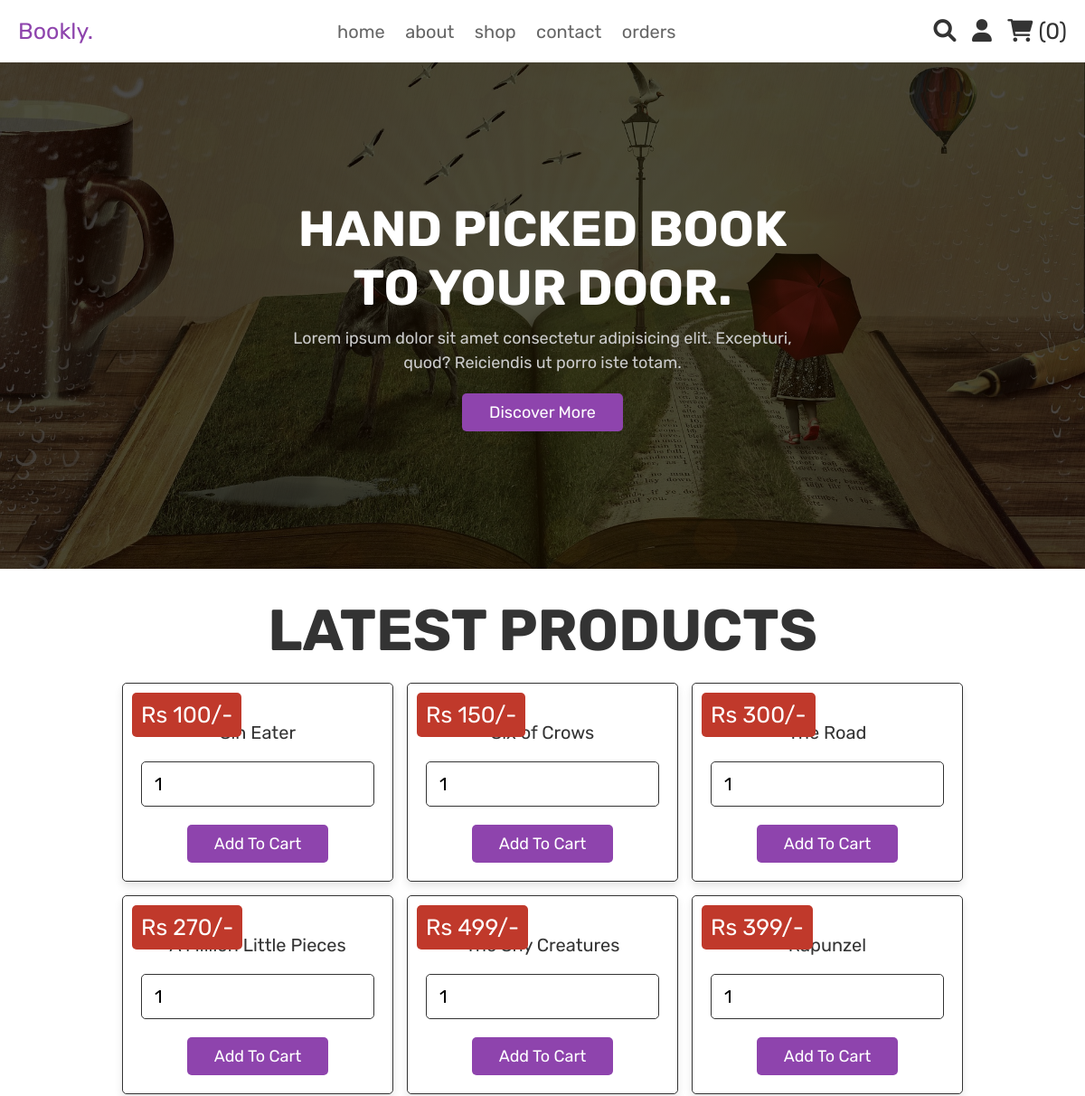
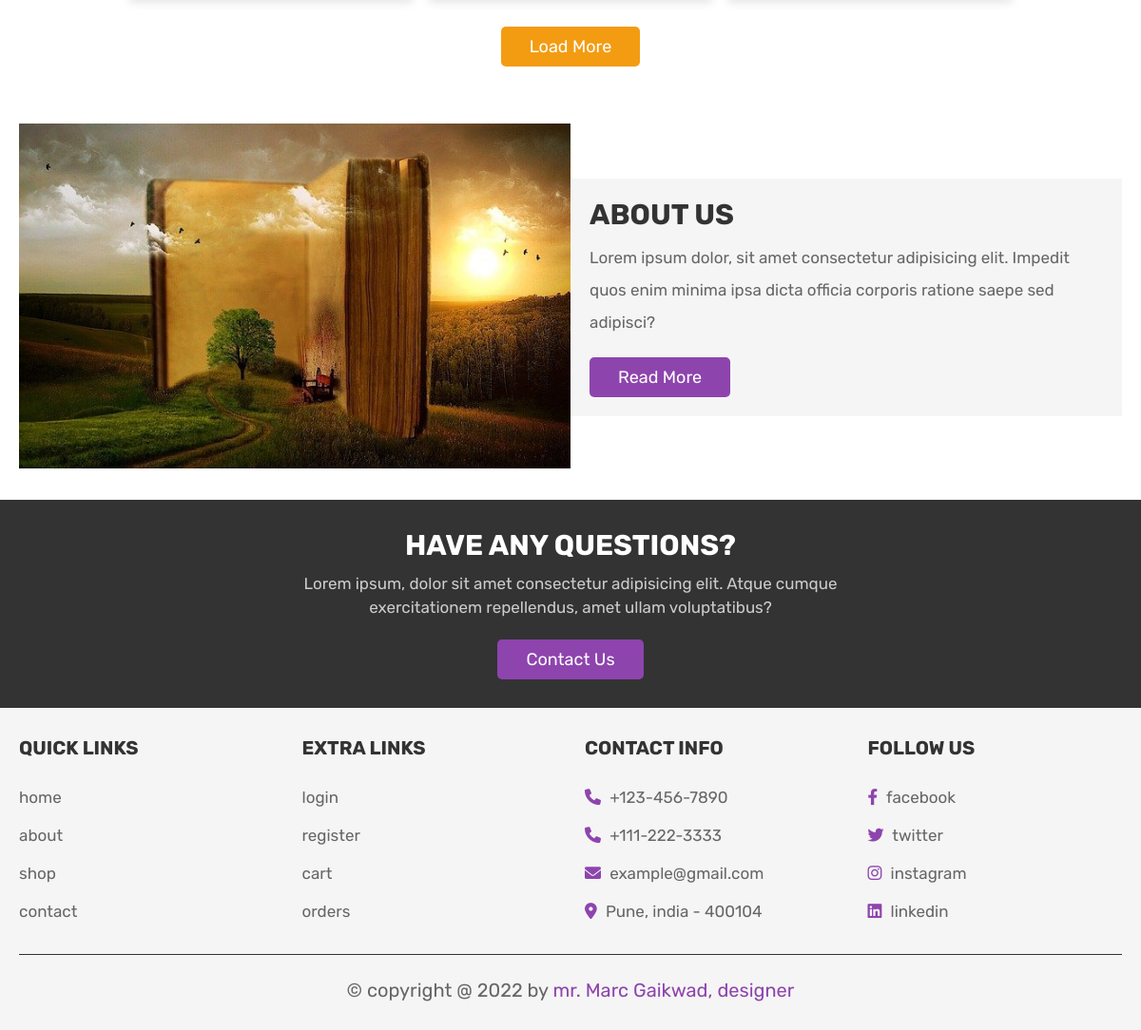
Screenshot of /home.php (signed in) with the database file from the repository (2 pictures, top to bottom).
### tables this page shows
CREATE TABLE `products` (
  `id` int(100) NOT NULL,
  `name` varchar(100) NOT NULL,
  `price` int(100) NOT NULL,
  `description` varchar(255) NOT NULL,
  `image` varchar(100) NOT NULL
);

### home.php (the view, shortened to what this page needs)
<?php
include 'config.php';
$user_id = $_SESSION['user_id'];
?>
<!DOCTYPE html>
<html lang="en">
<head>
   <link rel="stylesheet" href="https://cdnjs.cloudflare.com/ajax/libs/font-awesome/6.0.0/css/all.min.css">
   <link rel="stylesheet" href="css/style.css">
</head>
<body>
<?php include 'header.php'; ?>
<section class="home">
   <div class="content">
      <h3>Hand Picked Book to your door.</h3>
      <p>Lorem ipsum dolor sit amet consectetur adipisicing elit. Excepturi, quod? Reiciendis ut porro iste totam.</p>
      <a href="about.php" class="white-btn">discover more</a>
   </div>
</section>
<section class="products">
   <h1 class="title">latest products</h1>
   <div class="box-container">
      <?php
         $select_products = mysqli_query($conn, "SELECT * FROM `products` LIMIT 6") or die('query failed');
         if(mysqli_num_rows($select_products) > 0){
            while($fetch_products = mysqli_fetch_assoc($select_products)){
      ?>
     <form action="" method="post" class="box">
      <div class="name"><?php echo $fetch_products['name']; ?></div>
      <div class="price">Rs <?php echo $fetch_products['price']; ?>/-</div>
      <input type="number" min="1" name="product_quantity" value="1" class="qty">
      <input type="submit" value="add to cart" name="add_to_cart" class="btn">
     </form>
      <?php
         }
      }else{
         echo '<p class="empty">no products added yet!</p>';
      }
      ?>
   </div>
   <div class="load-more" style="margin-top: 2rem; text-align:center">
      <a href="shop.php" class="option-btn">load more</a>
   </div>
</section>
<section class="about">
   <div class="flex">
      <div class="image">
         <img src="images/about-img.jpg" alt="">
      </div>
      <div class="content">
         <h3>about us</h3>
         <p>Lorem ipsum dolor, sit amet consectetur adipisicing elit. Impedit quos enim minima ipsa dicta officia corporis ratione saepe sed adipisci?</p>
         <a href="about.php" class="btn">read more</a>
      </div>
   </div>
</section>
<section class="home-contact">
   <div class="content">
      <h3>have any questions?</h3>
      <p>Lorem ipsum, dolor sit amet consectetur adipisicing elit. Atque cumque exercitationem repellendus, amet ullam voluptatibus?</p>
      <a href="contact.php" class="white-btn">contact us</a>
   </div>
</section>
<?php include 'footer.php'; ?>
</body>
</html>

### header.php (shortened to what this page needs)
<!DOCTYPE html>
<html lang="en">
<head>
   <link rel="stylesheet" href="https://cdnjs.cloudflare.com/ajax/libs/font-awesome/6.0.0/css/all.min.css">
   <link rel="stylesheet" href="css/style.css">
</head>
<body>
<header class="header">
   <div class="header-2">
      <div class="flex">
         <a href="home.php" class="logo">Bookly.</a>
         <nav class="navbar">
            <a href="home.php">home</a>
            <a href="about.php">about</a>
            <a href="shop.php">shop</a>
            <a href="contact.php">contact</a>
            <a href="orders.php">orders</a>
         </nav>
         <div class="icons">
            <a href="search_page.php" class="fas fa-search"></a>
            <div id="user-btn" class="fas fa-user"></div>
            <?php
               $select_cart_number = mysqli_query($conn, "SELECT * FROM `cart` WHERE user_id = '$user_id'") or die('query failed');
               $cart_rows_number = mysqli_num_rows($select_cart_number);
            ?>
            <a href="cart.php"> <i class="fas fa-shopping-cart"></i> <span>(<?php echo $cart_rows_number; ?>)</span> </a>
         </div>
      </div>
   </div>
</header>

### footer.php
<section class="footer">
   <div class="box-container">
      <div class="box">
         <h3>quick links</h3>
         <a href="home.php">home</a>
         <a href="about.php">about</a>
         <a href="shop.php">shop</a>
         <a href="contact.php">contact</a>
      </div>
      <div class="box">
         <h3>extra links</h3>
         <a href="login.php">login</a>
         <a href="register.php">register</a>
         <a href="cart.php">cart</a>
         <a href="orders.php">orders</a>
      </div>
      <div class="box">
         <h3>contact info</h3>
         <p> <i class="fas fa-phone"></i> +123-456-7890 </p>
         <p> <i class="fas fa-phone"></i> +111-222-3333 </p>
         <p> <i class="fas fa-envelope"></i> example@gmail.com </p>
         <p> <i class="fas fa-map-marker-alt"></i> Pune, india - 400104 </p>
      </div>
      <div class="box">
         <h3>follow us</h3>
         <a href="#"> <i class="fab fa-facebook-f"></i> facebook </a>
         <a href="#"> <i class="fab fa-twitter"></i> twitter </a>
         <a href="#"> <i class="fab fa-instagram"></i> instagram </a>
         <a href="#"> <i class="fab fa-linkedin"></i> linkedin </a>
      </div>
   </div>
   <p class="credit"> &copy; copyright  @ <?php echo date('Y'); ?> by <span>mr. Marc Gaikwad, designer</span> </p>
</section>

### css/style.css (style rules this page uses)
:root { --purple:#8e44ad; --red:#c0392b; --orange:#f39c12; --black:#333; --white:#fff; --light-color:#666; --light-white:#ccc; --light-bg:#f5f5f5; --border:.1rem solid var(--black); --box-shadow:0 .5rem 1rem rgba(0,0,0,.1); }
* { font-family: 'Rubik', sans-serif; margin:0; padding:0; box-sizing: border-box; outline: none; border:none; text-decoration: none; transition:all .2s linear; }
html { font-size: 62.5%; overflow-x: hidden; }
section { padding:3rem 2rem; }
.title { text-align: center; margin-bottom: 2rem; text-transform: uppercase; color:var(--black); font-size: 4rem; }
.btn, .option-btn, .delete-btn, .white-btn { display: inline-block; margin-top: 1rem; padding:1rem 3rem; cursor: pointer; color:var(--white); font-size: 1.8rem; border-radius: .5rem; text-transform: capitalize; }
.white-btn, .btn { background-color: var(--purple); }
.option-btn { background-color: var(--orange); }
.header .header-2 { background-color: var(--white); box-shadow: var(--box-shadow); }
.header .header-2 .flex { padding:2rem; display: flex; align-items: center; justify-content: space-between; max-width: 1200px; margin:0 auto; position: relative; }
.header .header-2 .flex .logo { font-size: 2.5rem; color:var(--purple); }
.header .header-2 .flex .navbar a { margin:0 1rem; font-size: 2rem; color:var(--light-color); }
.header .header-2 .flex .icons > * { font-size: 2.5rem; color:var(--black); cursor: pointer; margin-left: 1.5rem; }
.home { min-height: 70vh; background:linear-gradient(rgba(0,0,0,.7), rgba(0,0,0,.7)), url(../images/home-bg.jpg) no-repeat; background-size: cover; background-position: center; display: flex; align-items: center; justify-content: center; }
.home .content { text-align: center; width: 60rem; }
.home .content h3 { font-size: 5.5rem; color:var(--white); text-transform: uppercase; }
.home .content p { font-size:1.8rem; color:var(--light-white); padding:1rem 0; line-height: 1.5; }
.products .box-container { max-width: 1200px; margin:0 auto; display: grid; grid-template-columns: repeat(auto-fit, 30rem); align-items: flex-start; gap:1.5rem; justify-content: center; }
.products .box-container .box { border-radius: .5rem; background-color: var(--white); box-shadow: var(--box-shadow); padding:2rem; text-align: center; border:var(--border); position: relative; }
.products .box-container .box .name { padding:1rem 0; font-size: 2rem; color:var(--black); }
.products .box-container .box .qty { width: 100%; padding:1.2rem 1.4rem; border-radius: .5rem; border:var(--border); margin:1rem 0; font-size: 2rem; }
.products .box-container .box .price { position: absolute; top:1rem; left:1rem; border-radius: .5rem; padding:1rem; font-size: 2.5rem; color:var(--white); background-color: var(--red); }
.about .flex { max-width: 1200px; margin:0 auto; display: flex; align-items: center; flex-wrap: wrap; }
.about .flex .image { flex:1 1 40rem; }
.about .flex .image img { width: 100%; }
.about .flex .content { flex:1 1 40rem; padding:2rem; background-color: var(--light-bg); }
.about .flex .content h3 { font-size: 3rem; color:var(--black); text-transform: uppercase; }
.about .flex .content p { padding:1rem 0; line-height: 2; font-size: 1.7rem; color:var(--light-color); }
.home-contact { background-color: var(--black); }
.home-contact .content { max-width: 60rem; text-align: center; margin:0 auto; }
.home-contact .content h3 { font-size: 3rem; text-transform: uppercase; color:var(--white); }
.home-contact .content p { padding:1rem 0; line-height: 1.5; color:var(--light-white); font-size: 1.7rem; }
.footer { background-color: var(--light-bg); }
.footer .box-container { max-width: 1200px; margin:0 auto; display: grid; grid-template-columns: repeat(auto-fit, minmax(25rem, 1fr)); gap:3rem; }
.footer .box-container .box h3 { text-transform: uppercase; color:var(--black); font-size: 2rem; padding-bottom: 2rem; }
.footer .box-container .box p, .footer .box-container .box a { display: block; font-size: 1.7rem; color:var(--light-color); padding:1rem 0; }
.footer .box-container .box p i, .footer .box-container .box a i { color:var(--purple); padding-right: .5rem; }
.footer .credit { text-align: center; font-size: 2rem; color:var(--light-color); border-top: var(--border); margin-top: 2.5rem; padding-top: 2.5rem; }
.footer .credit span { color:var(--purple); }
.title { font-size: 64px; }

### rows the page displays
products: name "Sin Eater", price "100"
products: name "Six of Crows", price "150"
products: name "The Road", price "300"
products: name "A Million Little Pieces", price "270"
products: name "The Shy Creatures", price "499"
products: name "Rapunzel", price "399"

### other values shown
$cart_rows_number "0"
